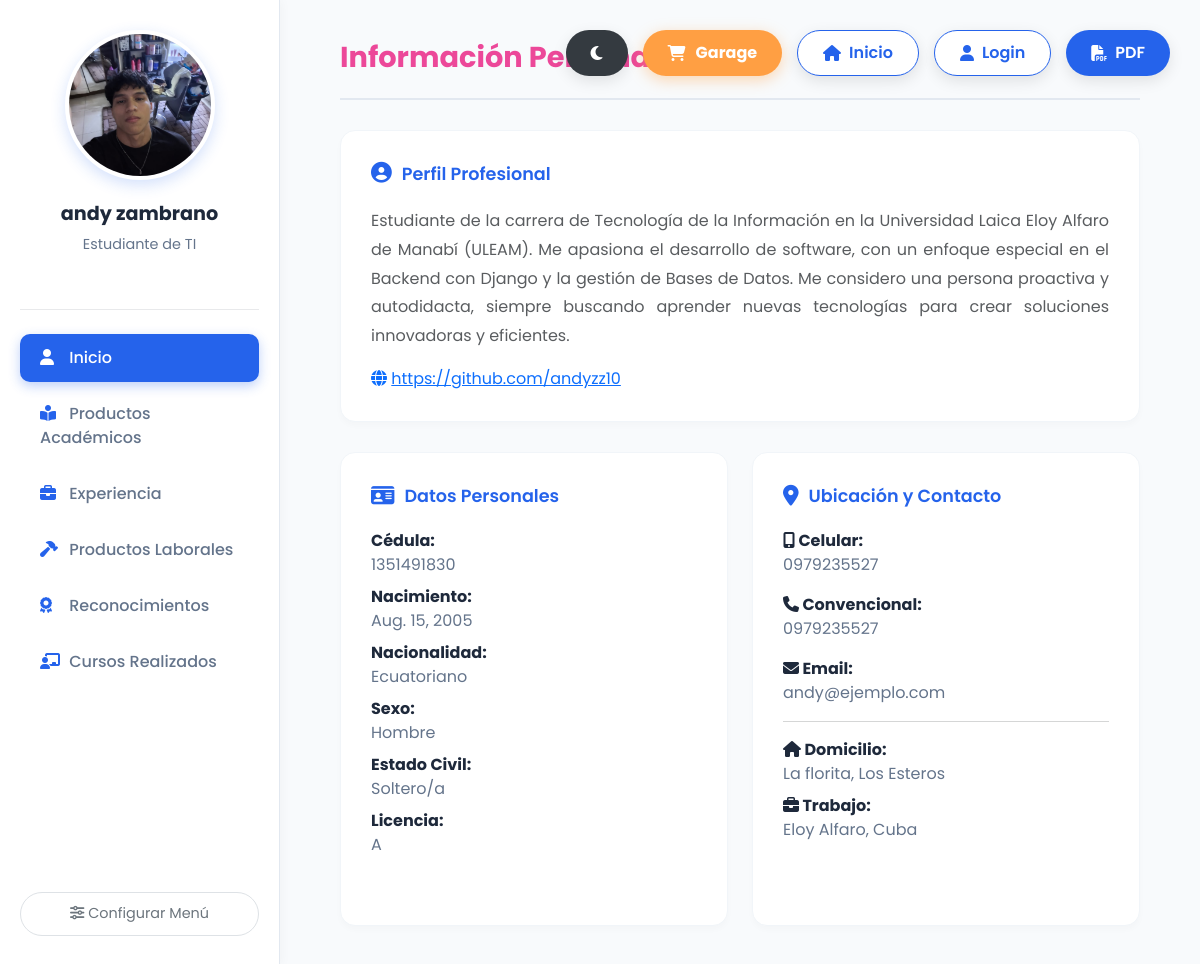
/cv/1/, run on the app's committed database.
### tasks/models.py (models this page shows, shortened)
class DatosPersonales(models.Model):
    solo_numeros = RegexValidator(r'^\d+$', 'Solo se permiten números (0-9).')
    user = models.OneToOneField(User, on_delete=models.CASCADE)
    nombres = models.CharField(max_length=60)
    apellidos = models.CharField(max_length=60)
    descripcionperfil = models.TextField(max_length=500)
    nacionalidad = models.CharField(max_length=20, default="Ecuatoriana")
    fechanacimiento = models.DateField(verbose_name="Fecha de Nacimiento")
    numerocedula = models.CharField(max_length=10, unique=True, validators=[solo_numeros], verbose_name="Cédula")
    sexo = models.CharField(max_length=1, choices=[('H', 'Hombre'), ('M', 'Mujer')])
    ESTADO_CIVIL_CHOICES = [('Soltero/a', 'Soltero/a'), ('Casado/a', 'Casado/a'), ('Divorciado/a', 'Divorciado/a'), ('Viudo/a', 'Viudo/a'), ('Unión Libre', 'Unión Libre')]
    estadocivil = models.CharField(max_length=20, choices=ESTADO_CIVIL_CHOICES, default="Soltero/a", verbose_name="Estado Civil")
    LICENCIA_CHOICES = [('A', 'Tipo A (Motos)'), ('B', 'Tipo B (Autos)'), ('C', 'Tipo C (Taxis)'), ('D', 'Tipo D (Bus)'), ('E', 'Tipo E (Pesados)'), ('F', 'Tipo F (Especiales)'), ('G', 'Tipo G (Maquinaria)')]
    licenciaconducir = models.CharField(max_length=5, choices=LICENCIA_CHOICES, blank=True, null=True, verbose_name="Licencia de Conducir")
    telefonofijo = models.CharField(max_length=15, blank=True, validators=[solo_numeros], verbose_name="Celular/Fijo")
    telefonoconvencional = models.CharField(max_length=15, blank=True, null=True, validators=[solo_numeros], verbose_name="Tel. Convencional")
    direcciondomiciliaria = models.CharField(max_length=100, verbose_name="Domicilio")
    direcciontrabajo = models.CharField(max_length=100, blank=True, null=True, verbose_name="Dirección Trabajo")
    sitioweb = models.URLField(blank=True, verbose_name="Sitio Web")
    mostrar_experiencia = models.BooleanField(default=True, verbose_name="Mostrar Pestaña Experiencia")
    mostrar_productos_laborales = models.BooleanField(default=True, verbose_name="Mostrar Pestaña Productos Laborales")
    mostrar_reconocimientos = models.BooleanField(default=True, verbose_name="Mostrar Pestaña Certificados")
    mostrar_cursos = models.BooleanField(default=True, verbose_name="Mostrar Pestaña Cursos")
    mostrar_productos_academicos = models.BooleanField(default=True, verbose_name="Mostrar Pestaña Productos Académicos")
    mostrar_garage = models.BooleanField(default=True, verbose_name="Mostrar Botón Venta Garage")
    mostrar_botones = models.BooleanField(default=True, verbose_name="Mostrar Botones Superiores")
    foto_portada = models.ImageField(upload_to='portadas/', verbose_name="Foto de Portada", blank=True, null=True)

### tasks/views.py (the view)
# urls.py: path('cv/<int:profile_id>/', views.cv_view, name='cv_view'),
def cv_view(request, profile_id):
    perfil = get_object_or_404(DatosPersonales, id=profile_id)
    experiencias = ExperienciaLaboral.objects.filter(perfil=perfil, activarparaqueseveaenfront=True).order_by('-fechainiciogestion')
    cursos = CursoRealizado.objects.filter(perfil=perfil, activarparaqueseveaenfront=True).order_by('-fechainicio')
    productos_laborales = ProductoLaboral.objects.filter(perfil=perfil, activarparaqueseveaenfront=True).order_by('-fechaproducto')
    reconocimientos = Reconocimiento.objects.filter(perfil=perfil, activarparaqueseveaenfront=True).order_by('-fechareconocimiento')
    productos_garage = VentaGarage.objects.filter(perfil=perfil, activarparaqueseveaenfront=True)
    productos_academicos = ProductoAcademico.objects.filter(perfil=perfil, activarparaqueseveaenfront=True)
    context = {
        'perfil': perfil,
        'experiencias': experiencias,
        'cursos': cursos,        # Enviamos cursos
        'reconocimientos': reconocimientos,
        'productos_laborales': productos_laborales,
        'productos_garage': productos_garage,
        'productos_academicos': productos_academicos,
    }
    return render(request, 'profile_cv.html', context)

### tasks/templates/profile_cv.html (shortened to what this page needs)
{% load static %}
<!DOCTYPE html>
<html lang="es">
<head>
    <link href="https://cdn.jsdelivr.net/npm/bootstrap@5.3.0/dist/css/bootstrap.min.css" rel="stylesheet">
    <link rel="stylesheet" href="https://cdnjs.cloudflare.com/ajax/libs/font-awesome/6.4.0/css/all.min.css">
</head>
<body id="body-cv">
    <div class="top-buttons">
        <button class="btn-float" onclick="toggleTheme()" style="background: #343a40; color: white; border: none;">
            <i class="fas fa-moon"></i>
        </button>
        {% if perfil.mostrar_garage %}
        <button id="btnGarageTop" class="btn-garage" data-bs-toggle="modal" data-bs-target="#garageModal">
            <i class="fas fa-shopping-cart"></i> Garage
        </button>
        {% endif %}
        <a href="/" class="btn-float"><i class="fas fa-home"></i> Inicio</a>
        {% if user.is_authenticated %}
            <a href="/logout/" class="btn-float text-danger" style="border-color: #dc3545; color: #dc3545;"><i class="fas fa-sign-out-alt"></i> Salir</a>
            <a href="/admin/" class="btn-float" style="border-color: #198754; color: #198754;"><i class="fas fa-cog"></i> Editar</a>
        {% else %}
            <a href="/signin/" class="btn-float"><i class="fas fa-user"></i> Login</a>
        {% endif %}
        <button class="btn-float btn-pdf" data-bs-toggle="modal" data-bs-target="#pdfConfigModal">
            <i class="fas fa-file-pdf"></i> PDF
        </button>
    </div>
    <nav class="sidebar">
        <div class="profile-photo-container">
            <img src="{% static 'perfil_andy.jpeg' %}" alt="{{ perfil.nombres }}" class="profile-photo">
        </div>
        <div class="profile-name">{{ perfil.nombres }} {{ perfil.apellidos }}</div>
        <div class="profile-title">Estudiante de TI</div>
        <hr class="my-4" style="opacity: 0.1;">
        <div class="nav flex-column nav-pills">
            <a class="nav-link active" onclick="mostrarSeccion('inicio', this)"><i class="fas fa-user"></i> Inicio</a>
            {% if perfil.mostrar_productos_academicos %}
            <span id="nav-productos">
                <a class="nav-link" onclick="mostrarSeccion('productos_academicos', this)"><i class="fas fa-book-reader"></i> Productos Académicos</a>
            </span>
            {% endif %}
            {% if perfil.mostrar_experiencia %}
            <span id="nav-experiencia">
                <a class="nav-link" onclick="mostrarSeccion('experiencia', this)"><i class="fas fa-briefcase"></i> Experiencia</a>
            </span>
            {% endif %}
            {% if perfil.mostrar_productos_laborales %}
            <span id="nav-laborales">
                <a class="nav-link" onclick="mostrarSeccion('productos_laborales', this)"><i class="fas fa-hammer"></i> Productos Laborales</a>
            </span>
            {% endif %}
            {% if perfil.mostrar_reconocimientos %}
            <span id="nav-reconocimientos">
                <a class="nav-link" onclick="mostrarSeccion('reconocimientos', this)"><i class="fas fa-award"></i> Reconocimientos</a>
            </span>
            {% endif %}
            {% if perfil.mostrar_cursos %}
            <span id="nav-cursos">
                <a class="nav-link" onclick="mostrarSeccion('cursos', this)"><i class="fas fa-chalkboard-teacher"></i> Cursos Realizados</a>
            </span>
            {% endif %}
        </div>
        <button class="btn-config-menu" data-bs-toggle="modal" data-bs-target="#webConfigModal">
            <i class="fas fa-sliders-h"></i> Configurar Menú
        </button>
    </nav>
    <main class="main-content">
        <section id="inicio" class="active-section">
            <div class="section-header"><h2>Información Personal</h2></div>
            <div class="info-card">
                <div class="icon-header"><i class="fas fa-user-circle"></i> Perfil Profesional</div>
                <p class="text-muted mb-0" style="text-align: justify; line-height: 1.8;">
                    {{ perfil.descripcionperfil|default:"Sin descripción." }}
                </p>
                {% if perfil.sitioweb %}
                <div class="mt-3">
                    <i class="fas fa-globe text-primary"></i> <a href="{{ perfil.sitioweb }}" target="_blank">{{ perfil.sitioweb }}</a>
                </div>
                {% endif %}
            </div>
            <div class="row">
                <div class="col-md-6">
                    <div class="info-card h-100">
                        <div class="icon-header"><i class="fas fa-id-card"></i> Datos Personales</div>
                        <div class="mb-2"><span class="info-label">Cédula:</span> <span class="info-value">{{ perfil.numerocedula }}</span></div>
                        <div class="mb-2"><span class="info-label">Nacimiento:</span> <span class="info-value">{{ perfil.fechanacimiento }}</span></div>
                        <div class="mb-2"><span class="info-label">Nacionalidad:</span> <span class="info-value">{{ perfil.nacionalidad|default:"Ecuatoriana" }}</span></div>
                        <div class="mb-2"><span class="info-label">Sexo:</span> <span class="info-value">{{ perfil.get_sexo_display }}</span></div>
                        <div class="mb-2"><span class="info-label">Estado Civil:</span> <span class="info-value">{{ perfil.estadocivil }}</span></div>
                        {% if perfil.licenciaconducir %}
                        <div class="mb-2"><span class="info-label">Licencia:</span> <span class="info-value">{{ perfil.licenciaconducir }}</span></div>
                        {% else %}
                        <div class="mb-2"><span class="info-label">Licencia:</span> <span class="info-value text-muted">No registrada</span></div>
                        {% endif %}
                    </div>
                </div>
                <div class="col-md-6">
                    <div class="info-card h-100">
                        <div class="icon-header"><i class="fas fa-map-marker-alt"></i> Ubicación y Contacto</div>
                        <div class="mb-3">
                            <span class="info-label"><i class="fas fa-mobile-alt"></i> Celular:</span>
                            <span class="info-value">{{ perfil.telefonofijo }}</span>
                        </div>
                        {% if perfil.telefonoconvencional %}
                        <div class="mb-3">
                            <span class="info-label"><i class="fas fa-phone"></i> Convencional:</span>
                            <span class="info-value">{{ perfil.telefonoconvencional }}</span>
                        </div>
                        {% endif %}
                        <div class="mb-3">
                            <span class="info-label"><i class="fas fa-envelope"></i> Email:</span>
                            <span class="info-value">andy@ejemplo.com</span>
                        </div>
                        <hr class="text-muted">
                        <div class="mb-2">
                            <span class="info-label"><i class="fas fa-home"></i> Domicilio:</span>
                            <span class="info-value">{{ perfil.direcciondomiciliaria }}</span>
                        </div>
                        {% if perfil.direcciontrabajo %}
                        <div class="mb-2">
                            <span class="info-label"><i class="fas fa-briefcase"></i> Trabajo:</span>
                            <span class="info-value">{{ perfil.direcciontrabajo }}</span>
                        </div>
                        {% endif %}
                    </div>
                </div>
            </div>
        </section>
        </main>
</body>
</html>

### tasks/templates/profile_cv.html (style rules this page uses)
:root { --primary-color: #2563eb; --secondary-color: #1e293b; --bg-color: #f8fafc; --sidebar-width: 280px; --accent-color: #00f260; --garage-color: #ff9f43; }
body { font-family: 'Poppins', sans-serif; background-color: var(--bg-color); color: var(--secondary-color); overflow-x: hidden; margin: 0; }
.sidebar { width: var(--sidebar-width); position: fixed; top: 0; bottom: 0; left: 0; background: white; border-right: 1px solid #e2e8f0; padding: 30px 20px; z-index: 1000; text-align: center; box-shadow: 2px 0 10px rgba(0,0,0,0.03); overflow-y: auto; display: flex; flex-direction: column; }
.profile-photo-container { width: 150px; height: 150px; margin: 0 auto 20px; border-radius: 50%; overflow: hidden; border: 4px solid white; box-shadow: 0 5px 15px rgba(37, 99, 235, 0.2); background: #eee; }
.profile-photo { width: 100%; height: 100%; object-fit: cover; }
.profile-name { font-size: 1.2rem; font-weight: 700; color: var(--secondary-color); margin-bottom: 5px; }
.profile-title { font-size: 0.9rem; color: #64748b; margin-bottom: 30px; }
.nav-pills .nav-link { text-align: left; color: #64748b; font-weight: 500; padding: 12px 20px; margin-bottom: 8px; border-radius: 10px; cursor: pointer; transition: all 0.3s; }
.nav-pills .nav-link.active { background-color: var(--primary-color); color: white; box-shadow: 0 4px 12px rgba(37, 99, 235, 0.3); }
.nav-pills .nav-link.active i { color: white; }
.nav-pills .nav-link i { width: 25px; color: var(--primary-color); }
.btn-config-menu { margin-top: auto; border: 1px solid #dee2e6; background: transparent; color: #6c757d; border-radius: 50px; padding: 10px; font-size: 0.9rem; transition: 0.3s; width: 100%; text-align: center; }
.main-content { margin-left: var(--sidebar-width); padding: 40px 60px; min-height: 100vh; }
section { display: none; animation: fadeIn 0.4s ease-in-out; }
section.active-section { display: block; }
.section-header { margin-bottom: 30px; border-bottom: 2px solid #e2e8f0; padding-bottom: 15px; }
.section-header h2 { font-weight: 700; color: #ec4899; font-size: 1.8rem; }
.info-card { background: white; border-radius: 15px; padding: 30px; box-shadow: 0 4px 6px rgba(0,0,0,0.02); border: 1px solid #f1f5f9; margin-bottom: 30px; }
.info-label { font-weight: 700; color: #1e293b; display: block; }
.info-value { color: #64748b; }
.icon-header { display: flex; align-items: center; margin-bottom: 20px; color: var(--primary-color); font-weight: 600; font-size: 1.1rem; }
.icon-header i { margin-right: 10px; font-size: 1.3rem; }
.top-buttons { position: fixed; top: 30px; right: 30px; z-index: 1001; display: flex; gap: 15px; }
.btn-float { background: white; color: var(--primary-color); border: 1px solid var(--primary-color); border-radius: 50px; padding: 10px 25px; font-weight: 600; text-decoration: none; box-shadow: 0 5px 15px rgba(0,0,0,0.1); transition: 0.3s; display: flex; align-items: center; gap: 8px; }
.btn-pdf { background: var(--primary-color); color: white; border: none; cursor: pointer; }
.btn-garage { background: var(--garage-color); color: white; border: none; border-radius: 50px; padding: 10px 25px; font-weight: 700; display: flex; align-items: center; gap: 10px; cursor: pointer; box-shadow: 0 4px 15px rgba(255, 159, 67, 0.4); transition: 0.3s; text-decoration: none; }

### data on the page
DatosPersonales: nombres (picture), nombres "andy", apellidos "zambrano", descripcionperfil "Estudiante de la carrera de Tecnología de la Información en la Universidad Laica Eloy Alfaro de Manabí (ULEAM). Me apasiona el desarrollo de software, con un enfoque especial en el Backend con Django y la gestión de Bases de Datos. Me considero una persona proactiva y autodidacta, siempre buscando aprender nuevas tecnologías para crear soluciones innovadoras y eficientes.", sitioweb "https://github.com/andyzz10", numerocedula "1351491830", fechanacimiento "Aug. 15, 2005", nacionalidad "Ecuatoriano", sexo "Hombre", estadocivil "Soltero/a", licenciaconducir "A", telefonofijo "0979235527", telefonoconvencional "0979235527", direcciondomiciliaria "La florita, Los Esteros", direcciontrabajo "Eloy Alfaro, Cuba"
